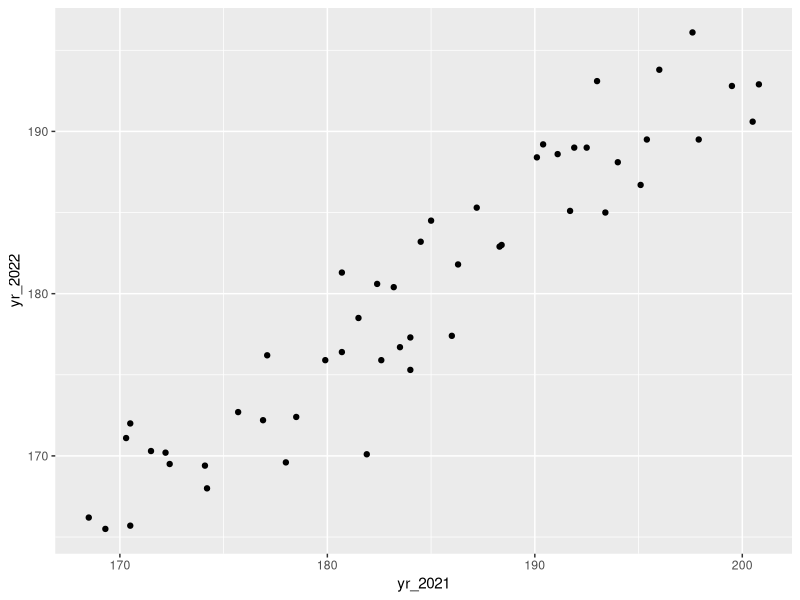
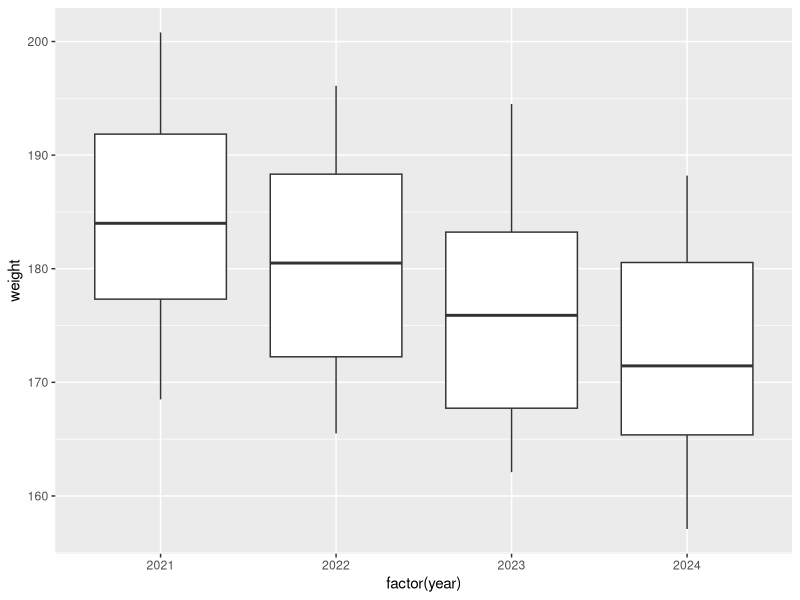

The R script that drew these images, in order:
## ---- chunk 1
#| message: false
# A collection of R packages designed for data science
library(tidyverse)

surveys_join <- read_csv("data/surveys_join.csv")
## ---- chunk 2
#| message: false
# Read in the data
surveys_join <- read_csv("data/surveys_join.csv")

# Look at the first few rows
head(surveys_join)
## ---- chunk 3
surveys_join |> 
  pivot_wider(names_from = "year",
              values_from = "weight",
              names_prefix = "yr_") |>
  head()
## ---- chunk 4
surveys_wide <- surveys_join |> 
  pivot_wider(names_from = "year",
              values_from = "weight",
              names_prefix = "yr_")
## ---- chunk 5
#| label: fig-weight_2122
#| fig-cap: "Scatterplot of `weight` for 2021 and 2022"
ggplot(surveys_wide, aes(x = yr_2021, y = yr_2022)) +
  geom_point()
## ---- chunk 6
#| label: fig-weight_by_year
#| fig-cap: "Boxplot of `weight` for 2021 - 2024"
ggplot(surveys_join, aes(x = factor(year), y =  weight)) +
  geom_boxplot()
## ---- chunk 7
surveys_wide |> 
  pivot_longer(cols = -record_id,
               names_to = "year",
               values_to = "weight",
               names_prefix = "yr_")
## ---- chunk 8
#| message: false
auxin <- read_csv("data/auxin.csv")
## ---- chunk 9
head(auxin)
## ---- chunk 10
auxin_wide <- pivot_wider(auxin,
            names_from = concentration,
            values_from = plant_height)

head(auxin_wide)
## ---- chunk 11
auxin_wide |> 
  mutate(avg_height = round((high + low + none) / 3, 1)) |> 
  head()
## ---- chunk 12
auxin_long <- pivot_longer(auxin_wide,
             cols = c("high", "low", "none"),
             names_to = "concentration",
             values_to = "plant_height")
## ---- chunk 13
nrow(auxin)
nrow(auxin_long)
## ---- chunk 14
auxin_long <- pivot_longer(auxin_wide,
             cols = c("high", "low", "none"),
             names_to = "concentration",
             values_to = "plant_height",
             values_drop_na = TRUE)

nrow(auxin_long)
